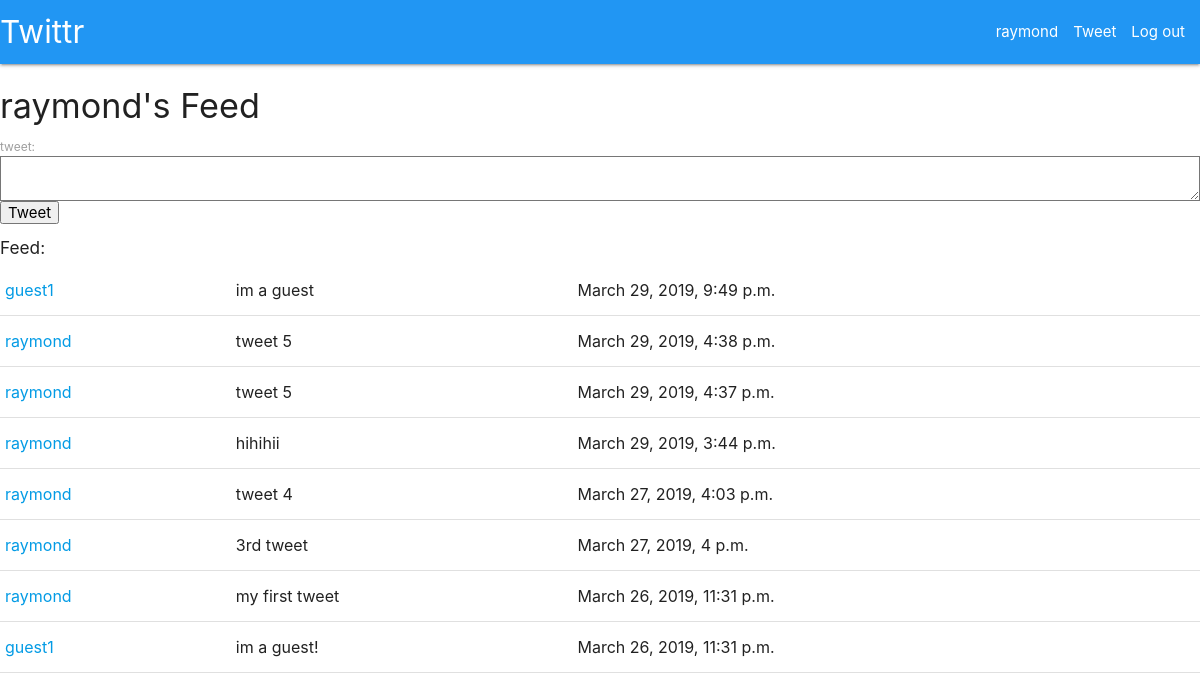
The app's page / (signed in), older data.
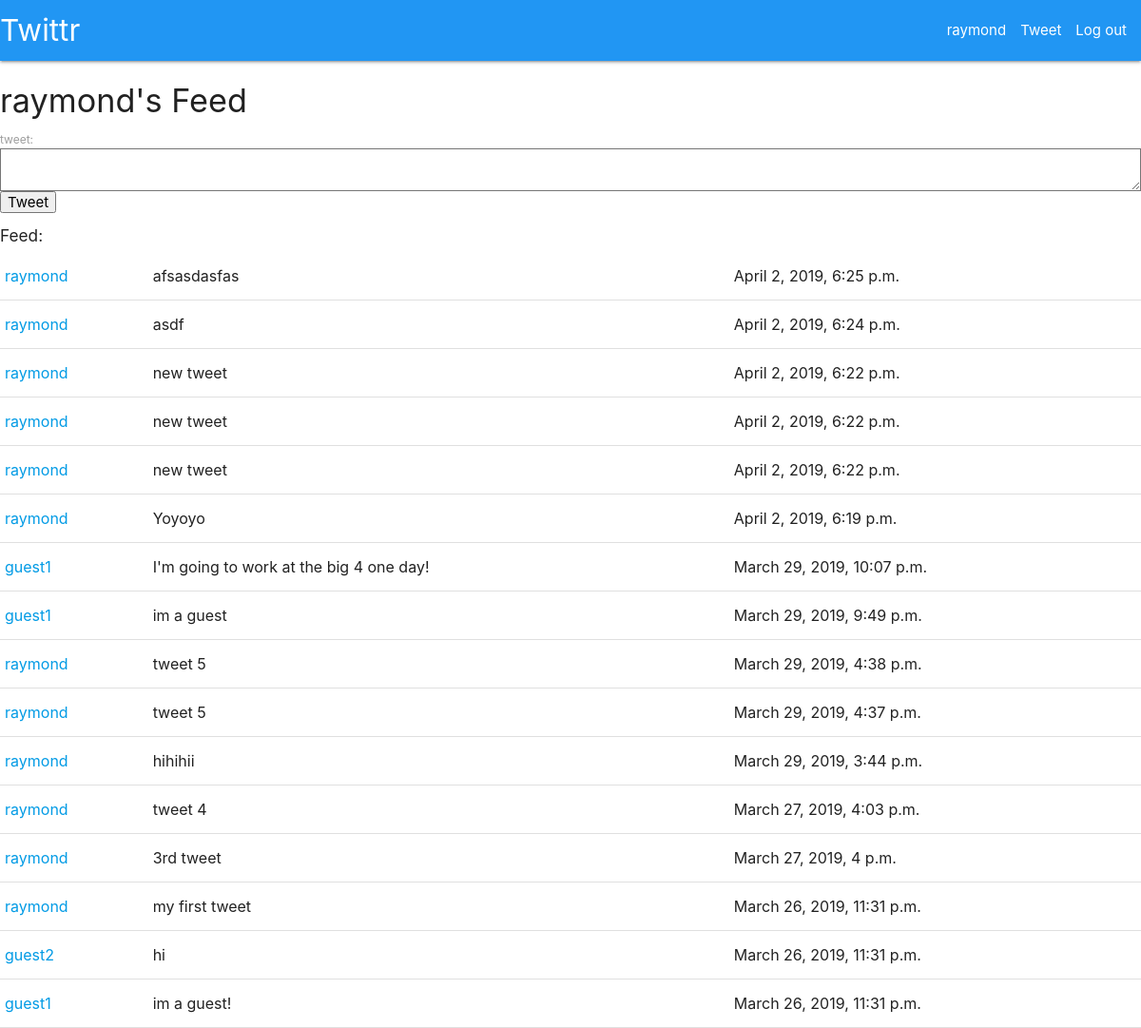
The same page, newer data.
### feed/models.py (models this page shows, shortened)
class Tweet(models.Model):
    tweet_content = models.CharField(max_length=240)
    tweet_author = models.ForeignKey(User, on_delete=models.CASCADE)
    date_posted = models.DateTimeField()

### feed/views.py (the view)
# urls.py: path('', views.index, name='index'),
def index(request):
    username = None
    if request.user.is_authenticated:
        username = request.user.username
        user = User.objects.get(username=username)
    form = TweetForm()
    following = Follower.objects.select_related().filter(follower=user)
    feed_tweets = Tweet.objects.none()
    if request.POST:
        form = TweetForm(request.POST)
        if form.is_valid():
            new_tweet = form.cleaned_data.get('tweet')
            Tweet(tweet_content=new_tweet, tweet_author=user,date_posted=timezone.now()).save()
            return HttpResponseRedirect(request.path_info)
    for follow in following:
        tweets = Tweet.objects.select_related().filter(tweet_author=follow.followed)
        feed_tweets = feed_tweets | tweets
    feed_tweets = feed_tweets | Tweet.objects.select_related().filter(tweet_author=user)
    feed_tweets = feed_tweets.order_by('-date_posted')
    return render(request, 'feed/feed.html', {'form':form, 'feed_tweets': feed_tweets})

### feed/forms.py
class TweetForm(forms.Form):
    tweet = forms.CharField(label='tweet', max_length=240, widget=forms.Textarea)

### feed/templates/feed/feed.html (shortened to what this page needs)
{% extends 'feed/base.html' %}
{% block content %}
{% if user.is_authenticated %}
  <h4>{{ user.username }}'s Feed</h4>
  <form method="POST">
    {{ form }}
    <button type="submit">Tweet</button>
  </form>
{% else %}
  <p>Log in or Register!</p>
{% endif %}
{% if feed_tweets %}
<table>
  <h6>Feed:</h6>
  {% for tweet in feed_tweets %}
      <tr>
          <td><a href="/{{ tweet.tweet_author }}">{{ tweet.tweet_author }}</a></td>
          <td>{{ tweet.tweet_content }}</td>
          <td>{{ tweet.date_posted }}</td>
      </tr>
  {% endfor %}
  </table>
{% endif %}
{% endblock %}

### feed/templates/feed/base.html (shortened to what this page needs)
<head>
    <link rel="stylesheet" href="https://cdnjs.cloudflare.com/ajax/libs/materialize/1.0.0/css/materialize.min.css">
</head>
<body>
    <nav>
        <div class="nav-wrapper blue">
          <a href="/" class="brand-logo">Twittr</a>
          <ul id="nav-mobile" class="right hide-on-med-and-down">
            {% if user.is_authenticated %}
              <li><a href="/{{ user.username }}">{{ user.username }}</a></li>
              <li>Tweet</li>
              <li><a href='/logout'>Log out</a></li>
            {% else %}
              <li><a href='/login'>Log in</a></li>
              <li><a href='/register'>Register</a></li>
            {% endif %}
          </ul>
        </div>
      </nav>
    {% block content %}
    {% endblock %}
</body>

Row changes from the older to the newer data that the page shows:
added Tweet: tweet_author "raymond", tweet_content "afsasdasfas", date_posted "April 2, 2019, 6:25 p.m."
added Tweet: tweet_author "raymond", tweet_content "asdf", date_posted "April 2, 2019, 6:24 p.m."
added Tweet: tweet_author "raymond", tweet_content "new tweet", date_posted "April 2, 2019, 6:22 p.m."
added Tweet: tweet_author "raymond", tweet_content "new tweet", date_posted "April 2, 2019, 6:22 p.m."
added Tweet: tweet_author "raymond", tweet_content "new tweet", date_posted "April 2, 2019, 6:22 p.m."
added Tweet: tweet_author "raymond", tweet_content "Yoyoyo", date_posted "April 2, 2019, 6:19 p.m."
added Tweet: tweet_author "guest1", tweet_content "I'm going to work at the big 4 one day!", date_posted "March 29, 2019, 10:07 p.m."
now on this page (row unchanged): Tweet: tweet_author "guest2", tweet_content "hi", date_posted "March 26, 2019, 11:31 p.m."
